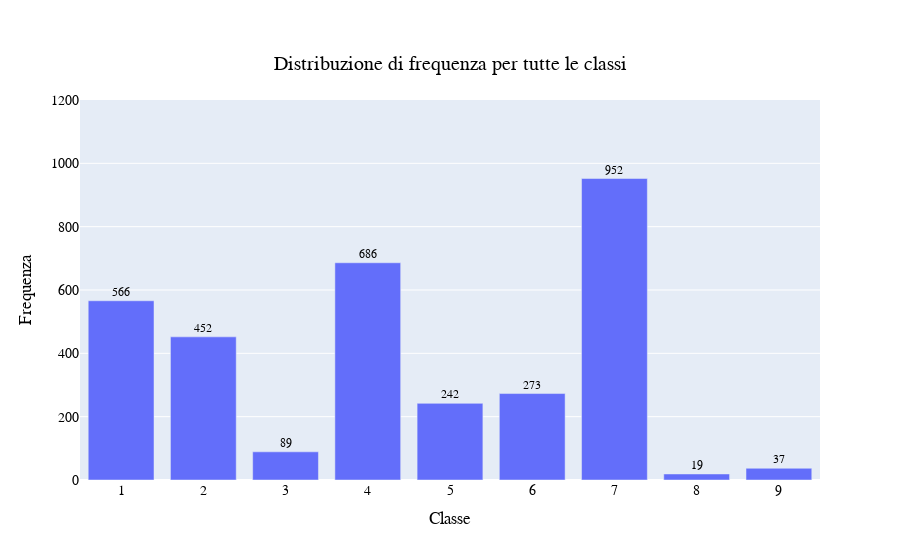

Notebook code cell kept with this figure:
### Markdown cell above
<br>
<p style="font-size:14px; font-family:verdana; line-height: 1.7em">
Notiamo che la rimozione è stata eseguita correttamente</p>

### Code cell
# Conta i valori delle classi e li ordina
plot_dist = training_tot['Class'].value_counts().sort_index()

# Crea il grafico a barre con personalizzazioni
fig = px.bar(
    plot_dist,
    title='Distribuzione di frequenza per tutte le classi',  # Titolo del grafico
    text_auto=True,  # Mostra il valore delle barre
    labels={'index': 'Classe', 'value': 'Frequenza'}  # Etichette personalizzate degli assi
)

# Personalizza il layout del grafico
fig.update_layout(
    title={
        'text': 'Distribuzione di frequenza per tutte le classi',
        'y': 0.9,  # Posizione verticale del titolo
        'x': 0.5,  # Posizione orizzontale (centrato)
        'xanchor': 'center',
        'yanchor': 'top'
    },
    xaxis_title='Classe',  # Etichetta asse X
    yaxis_title='Frequenza',  # Etichetta asse Y
    font=dict(
        family="Arial, sans-serif",  # Font del testo
        size=14,  # Dimensione del font
        color="black"  # Colore del testo
    ),
    showlegend=False  # Rimuove la legenda
)

# Imposta il limite massimo dell'asse y a 1200
fig.update_yaxes(range=[0, 1200])

# Aggiungi spaziatura per il testo sulle barre e regola la dimensione del testo
fig.update_traces(
    textfont_size=12,  # Dimensione del testo automatico sulle barre
    textposition='outside'  # Posizionamento del testo sopra le barre
)

# Mostra il grafico
fig.show()

### Figure 1 — Plotly figure (JSON) as saved in the notebook; plotly's stock layout.template omitted (floating-point values rounded to 4 significant figures)
{"data": [{"alignmentgroup": "True", "hovertemplate": "variable=count<br>Class=%{x}<br>Frequenza=%{y}<extra></extra>", "legendgroup": "count", "marker": {"color": "#636efa", "pattern": {"shape": ""}}, "name": "count", "offsetgroup": "count", "orientation": "v", "showlegend": true, "textfont": {"size": 12}, "textposition": "outside", "texttemplate": "%{y}", "type": "bar", "x": [1, 2, 3, 4, 5, 6, 7, 8, 9], "xaxis": "x", "y": [566, 452, 89, 686, 242, 273, 952, 19, 37], "yaxis": "y"}], "layout": {"autosize": true, "barmode": "relative", "font": {"color": "black", "family": "Arial, sans-serif", "size": 14}, "legend": {"title": {"text": "variable"}, "tracegroupgap": 0}, "showlegend": false, "title": {"text": "Distribuzione di frequenza per tutte le classi", "x": 0.5, "xanchor": "center", "y": 0.9, "yanchor": "top"}, "xaxis": {"anchor": "y", "autorange": true, "domain": [0, 1], "range": [0.5, 9.5], "title": {"text": "Classe"}, "type": "linear"}, "yaxis": {"anchor": "x", "domain": [0, 1], "range": [0, 1200], "title": {"text": "Frequenza"}, "type": "linear"}}}
